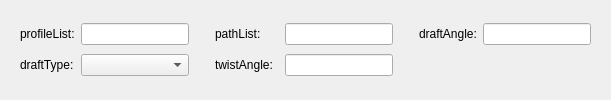
   <widget class="QWidget" name="page_31">
    <layout class="QVBoxLayout" name="verticalLayout_21">
     <item>
      <widget class="QWidget" name="widget_28" native="true">
       <layout class="QGridLayout" name="gridLayout_29">
        <item row="0" column="0">
         <widget class="QLabel" name="label_207">
          <property name="text">
           <string>profileList:</string>
          </property>
         </widget>
        </item>
        <item row="0" column="5">
         <widget class="QLineEdit" name="lineEdit_191"/>
        </item>
        <item row="0" column="1">
         <widget class="QLineEdit" name="lineEdit_31"/>
        </item>
        <item row="0" column="6">
         <spacer name="horizontalSpacer_116">
          <property name="orientation">
           <enum>Qt::Horizontal</enum>
          </property>
          <property name="sizeType">
           <enum>QSizePolicy::Fixed</enum>
          </property>
          <property name="sizeHint" stdset="0">
           <size>
            <width>20</width>
            <height>20</height>
           </size>
          </property>
         </spacer>
        </item>
        <item row="1" column="0">
         <widget class="QLabel" name="label_208">
          <property name="text">
           <string>draftType:</string>
          </property>
         </widget>
        </item>
        <item row="1" column="2">
         <spacer name="horizontalSpacer_111">
          <property name="orientation">
           <enum>Qt::Horizontal</enum>
          </property>
          <property name="sizeType">
           <enum>QSizePolicy::Fixed</enum>
          </property>
          <property name="sizeHint" stdset="0">
           <size>
            <width>20</width>
            <height>20</height>
           </size>
          </property>
         </spacer>
        </item>
        <item row="0" column="2">
         <spacer name="horizontalSpacer_114">
          <property name="orientation">
           <enum>Qt::Horizontal</enum>
          </property>
          <property name="sizeType">
           <enum>QSizePolicy::Fixed</enum>
          </property>
          <property name="sizeHint" stdset="0">
           <size>
            <width>20</width>
            <height>20</height>
           </size>
          </property>
         </spacer>
        </item>
        <item row="0" column="9">
         <widget class="QLineEdit" name="lineEdit_190"/>
        </item>
        <item row="0" column="7" colspan="2">
         <widget class="QLabel" name="label_205">
          <property name="text">
           <string>draftAngle:</string>
          </property>
         </widget>
        </item>
        <item row="1" column="5">
         <widget class="QLineEdit" name="lineEdit_199"/>
        </item>
        <item row="0" column="3" colspan="2">
         <widget class="QLabel" name="label_204">
          <property name="text">
           <string>pathList:</string>
          </property>
         </widget>
        </item>
        <item row="1" column="3">
         <widget class="QLabel" name="label_186">
          <property name="text">
           <string>twistAngle:</string>
          </property>
         </widget>
        </item>
        <item row="1" column="1">
         <widget class="QComboBox" name="comboBox_8"/>
        </item>
       </layout>
      </widget>
     </item>
    </layout>
   </widget>
